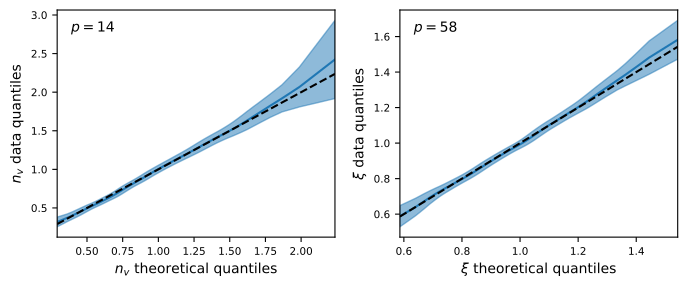

Write Python code to recreate this figure.
import numpy as np
import matplotlib.pyplot as plt
from scipy.stats import chi2 as chi2_sc

fs = 10  # fontsize

# load covariance mocks
cov_vsf = np.load("cov_vsf.npy")
cov_ccf = np.load("cov_vg_ccf.npy")

def get_quantiles(cov, Nsamp=100, Nsims=10_000):
    stds = cov.std(axis=0)
    means = cov.mean(axis=0)

    chi2_data = []
    N = cov.shape[0] - 1
    P = cov.shape[1]

    # compute chi-squared for covariance mocks using jacknife
    for i in range(0, len(cov)):
        y = cov[i]
        _cov = np.array(cov.tolist()[:i] + cov.tolist()[i+1:])
        covariance = np.cov(_cov.T)
        mu0 = np.mean(_cov, axis=0)
        inv = np.linalg.inv(covariance)
        inv *= (N - P - 2) / (N - 1)  # Hartlap correction
        _diff = y - mu0
        _chi2 = _diff.dot(inv.dot(_diff))
        chi2_data.append(_chi2)

    QQd = np.array(chi2_data)
    QQd /= P
    
    # bin theoretical chi-squared
    qedges = np.linspace(0., 1., Nsamp+1)
    qmid = 0.5*(qedges[:-1] + qedges[1:])
    QQt = chi2_sc.ppf(qmid, P)
    QQt /= P
    
    # bootstrap sample data chi-squared (Nsamp samples taken Nsims times)
    QQb = np.array([np.sort(np.random.choice(QQd, size=Nsamp, replace=True)) for _ in range(Nsims)])
            
    QQb_mean = np.mean(QQb, axis=0)
    QQb_std = np.std(QQb, ddof=1, axis=0)

    return QQt, QQb_mean, QQb_std

def plot_quantiles(cov, sigma=1, ax=None, label=None):

    QQt, QQb_mean, QQb_std = get_quantiles(cov)

    ax.plot(QQt, QQb_mean, color='C0', linestyle='-')

    ax.fill_between(QQt, 
                    QQb_mean - sigma * QQb_std, 
                    QQb_mean + sigma * QQb_std,
                        color='C0', alpha=0.5)
    ax.plot(QQt, QQt, 'k--')
    ax.set_xlabel(f"{label} theoretical quantiles", fontsize=fs)
    ax.set_ylabel(f"{label} data quantiles", fontsize=fs)
    ax.tick_params(axis='both', which='major', labelsize=fs * 3/4)

    ax.set_xlim(QQt[0], QQt[-1])
    ax.text(0.05, 0.95, f'$p={cov.shape[1]:d}$', 
            horizontalalignment='left', verticalalignment='top', 
            transform=ax.transAxes, color='k', fontsize=10)

fig, (ax1, ax2) = plt.subplots(1,2, figsize=(7,3))

plot_quantiles(cov_vsf, ax=ax1, label='$n_v$')
plot_quantiles(cov_ccf, ax=ax2, label=r'$\xi$')

plt.tight_layout()

plt.savefig("Figure5.pdf", bbox_inches='tight')
plt.show()
